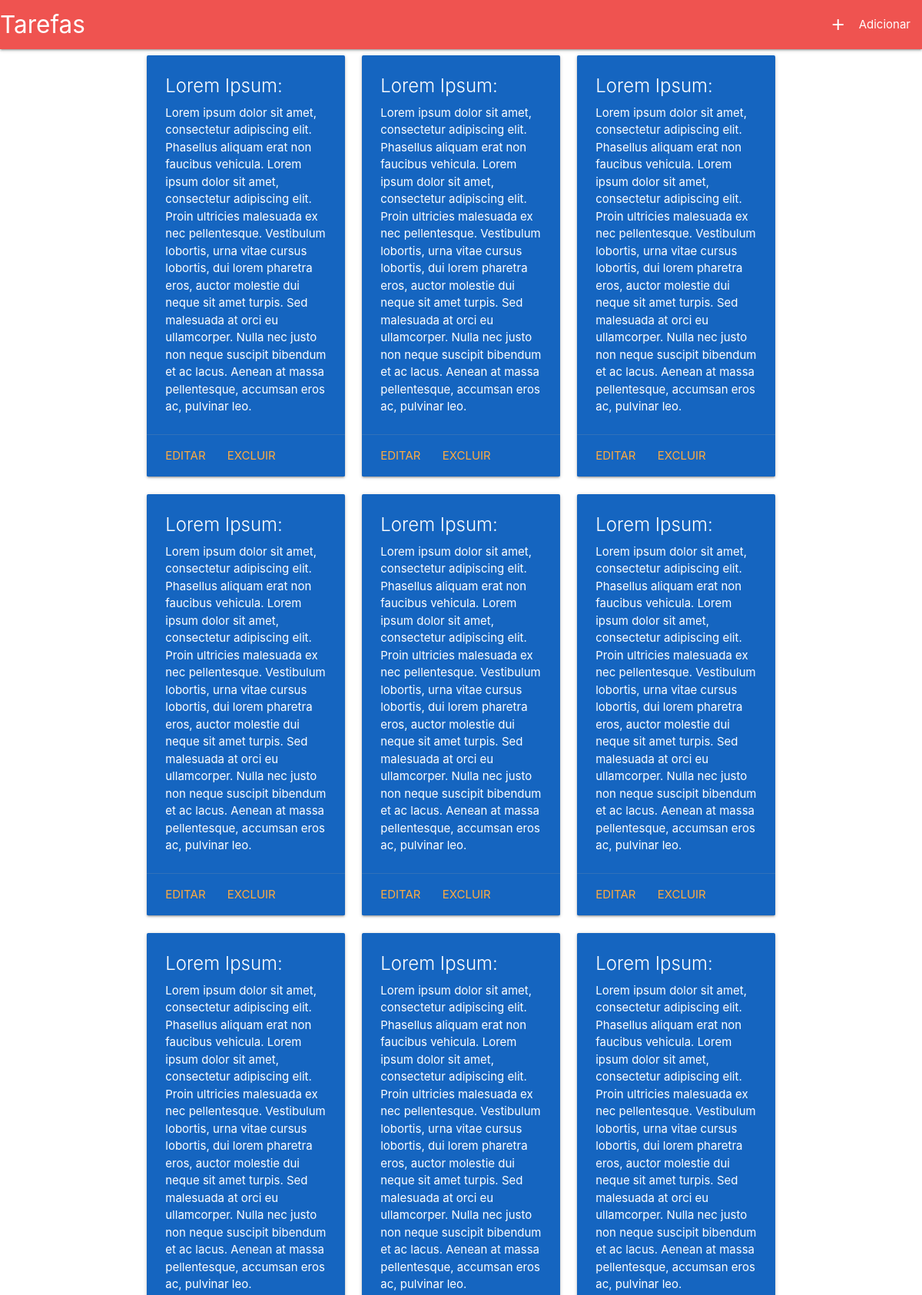
Page /tarefas/ (upper part) on the committed database.
### tarefas/models.py (models this page shows, shortened)
class Tarefa(models.Model):
    nome = models.TextField(max_length=200)
    descricao = models.TextField(max_length=3000)

### tarefas/views.py (the view)
# urls.py: path("", views.index, name='index')
def index(request):
    tarefas = Tarefa.objects.all()
    return render(request, 'tarefas/index.html', {
        'tarefas' : tarefas
    })

### tarefas/templates/tarefas/index.html (shortened to what this page needs)
{% load static %}
<!DOCTYPE html>
<html>
    <head>
        <link type="text/css" rel="stylesheet" href="{% static 'tarefas/css/materialize.min.css' %}"  media="screen,projection"/>
    </head>
    <body>
        <nav class=" red lighten-1">
            <div class="nav-wrapper">
                <a href="{% url 'tarefas:index' %}" class="brand-logo">Tarefas</a>
                <ul class="right">
                    <li><a href="{% url 'tarefas:adicionar' %}"><i class="material-icons left">add</i>Adicionar</a></li>
                </ul>
            </div>
        </nav>
        <div class="container">
           <div class="row">
               {% for tarefa in tarefas %}
                   <div class="col s4">
                        <div class="card blue darken-3">
                            <div class="card-content white-text">
                                <span class="card-title">{{ tarefa.nome }}</span>
                                <p>{{ tarefa.descricao }}</p>
                            </div>
                            <div class="card-action">
                                <a href="{% url 'tarefas:editar' tarefa.id %}">Editar</a>
                                <a href="{% url 'tarefas:remover' tarefa.id %}">Excluir</a>
                            </div>
                        </div>
                   </div>
               {% endfor %}
           </div>
        </div>
    </body>
</html>

### rows in the picture
Tarefa: nome "Lorem Ipsum:", descricao "Lorem ipsum dolor sit amet, consectetur adipiscing elit. Phasellus aliquam erat non faucibus vehicula. Lorem ipsum dolor sit amet, consectetur adipiscing elit. Proin ultricies malesuada ex nec pellentesque. Vestibulum lobortis, urna vitae cursus lobortis, dui lorem pharetra eros, auctor molestie dui neque sit amet turpis. Sed malesuada at orci eu ullamcorper. Nulla nec justo non neque suscipit bibendum et ac lacus. Aenean at massa pellentesque, accumsan eros ac, pulvinar leo."
Tarefa: nome "Lorem Ipsum:", descricao "Lorem ipsum dolor sit amet, consectetur adipiscing elit. Phasellus aliquam erat non faucibus vehicula. Lorem ipsum dolor sit amet, consectetur adipiscing elit. Proin ultricies malesuada ex nec pellentesque. Vestibulum lobortis, urna vitae cursus lobortis, dui lorem pharetra eros, auctor molestie dui neque sit amet turpis. Sed malesuada at orci eu ullamcorper. Nulla nec justo non neque suscipit bibendum et ac lacus. Aenean at massa pellentesque, accumsan eros ac, pulvinar leo."
Tarefa: nome "Lorem Ipsum:", descricao "Lorem ipsum dolor sit amet, consectetur adipiscing elit. Phasellus aliquam erat non faucibus vehicula. Lorem ipsum dolor sit amet, consectetur adipiscing elit. Proin ultricies malesuada ex nec pellentesque. Vestibulum lobortis, urna vitae cursus lobortis, dui lorem pharetra eros, auctor molestie dui neque sit amet turpis. Sed malesuada at orci eu ullamcorper. Nulla nec justo non neque suscipit bibendum et ac lacus. Aenean at massa pellentesque, accumsan eros ac, pulvinar leo."
Tarefa: nome "Lorem Ipsum:", descricao "Lorem ipsum dolor sit amet, consectetur adipiscing elit. Phasellus aliquam erat non faucibus vehicula. Lorem ipsum dolor sit amet, consectetur adipiscing elit. Proin ultricies malesuada ex nec pellentesque. Vestibulum lobortis, urna vitae cursus lobortis, dui lorem pharetra eros, auctor molestie dui neque sit amet turpis. Sed malesuada at orci eu ullamcorper. Nulla nec justo non neque suscipit bibendum et ac lacus. Aenean at massa pellentesque, accumsan eros ac, pulvinar leo."
Tarefa: nome "Lorem Ipsum:", descricao "Lorem ipsum dolor sit amet, consectetur adipiscing elit. Phasellus aliquam erat non faucibus vehicula. Lorem ipsum dolor sit amet, consectetur adipiscing elit. Proin ultricies malesuada ex nec pellentesque. Vestibulum lobortis, urna vitae cursus lobortis, dui lorem pharetra eros, auctor molestie dui neque sit amet turpis. Sed malesuada at orci eu ullamcorper. Nulla nec justo non neque suscipit bibendum et ac lacus. Aenean at massa pellentesque, accumsan eros ac, pulvinar leo."
Tarefa: nome "Lorem Ipsum:", descricao "Lorem ipsum dolor sit amet, consectetur adipiscing elit. Phasellus aliquam erat non faucibus vehicula. Lorem ipsum dolor sit amet, consectetur adipiscing elit. Proin ultricies malesuada ex nec pellentesque. Vestibulum lobortis, urna vitae cursus lobortis, dui lorem pharetra eros, auctor molestie dui neque sit amet turpis. Sed malesuada at orci eu ullamcorper. Nulla nec justo non neque suscipit bibendum et ac lacus. Aenean at massa pellentesque, accumsan eros ac, pulvinar leo."
Tarefa: nome "Lorem Ipsum:", descricao "Lorem ipsum dolor sit amet, consectetur adipiscing elit. Phasellus aliquam erat non faucibus vehicula. Lorem ipsum dolor sit amet, consectetur adipiscing elit. Proin ultricies malesuada ex nec pellentesque. Vestibulum lobortis, urna vitae cursus lobortis, dui lorem pharetra eros, auctor molestie dui neque sit amet turpis. Sed malesuada at orci eu ullamcorper. Nulla nec justo non neque suscipit bibendum et ac lacus. Aenean at massa pellentesque, accumsan eros ac, pulvinar leo."
Tarefa: nome "Lorem Ipsum:", descricao "Lorem ipsum dolor sit amet, consectetur adipiscing elit. Phasellus aliquam erat non faucibus vehicula. Lorem ipsum dolor sit amet, consectetur adipiscing elit. Proin ultricies malesuada ex nec pellentesque. Vestibulum lobortis, urna vitae cursus lobortis, dui lorem pharetra eros, auctor molestie dui neque sit amet turpis. Sed malesuada at orci eu ullamcorper. Nulla nec justo non neque suscipit bibendum et ac lacus. Aenean at massa pellentesque, accumsan eros ac, pulvinar leo."
Tarefa: nome "Lorem Ipsum:", descricao "Lorem ipsum dolor sit amet, consectetur adipiscing elit. Phasellus aliquam erat non faucibus vehicula. Lorem ipsum dolor sit amet, consectetur adipiscing elit. Proin ultricies malesuada ex nec pellentesque. Vestibulum lobortis, urna vitae cursus lobortis, dui lorem pharetra eros, auctor molestie dui neque sit amet turpis. Sed malesuada at orci eu ullamcorper. Nulla nec justo non neque suscipit bibendum et ac lacus. Aenean at massa pellentesque, accumsan eros ac, pulvinar leo."
